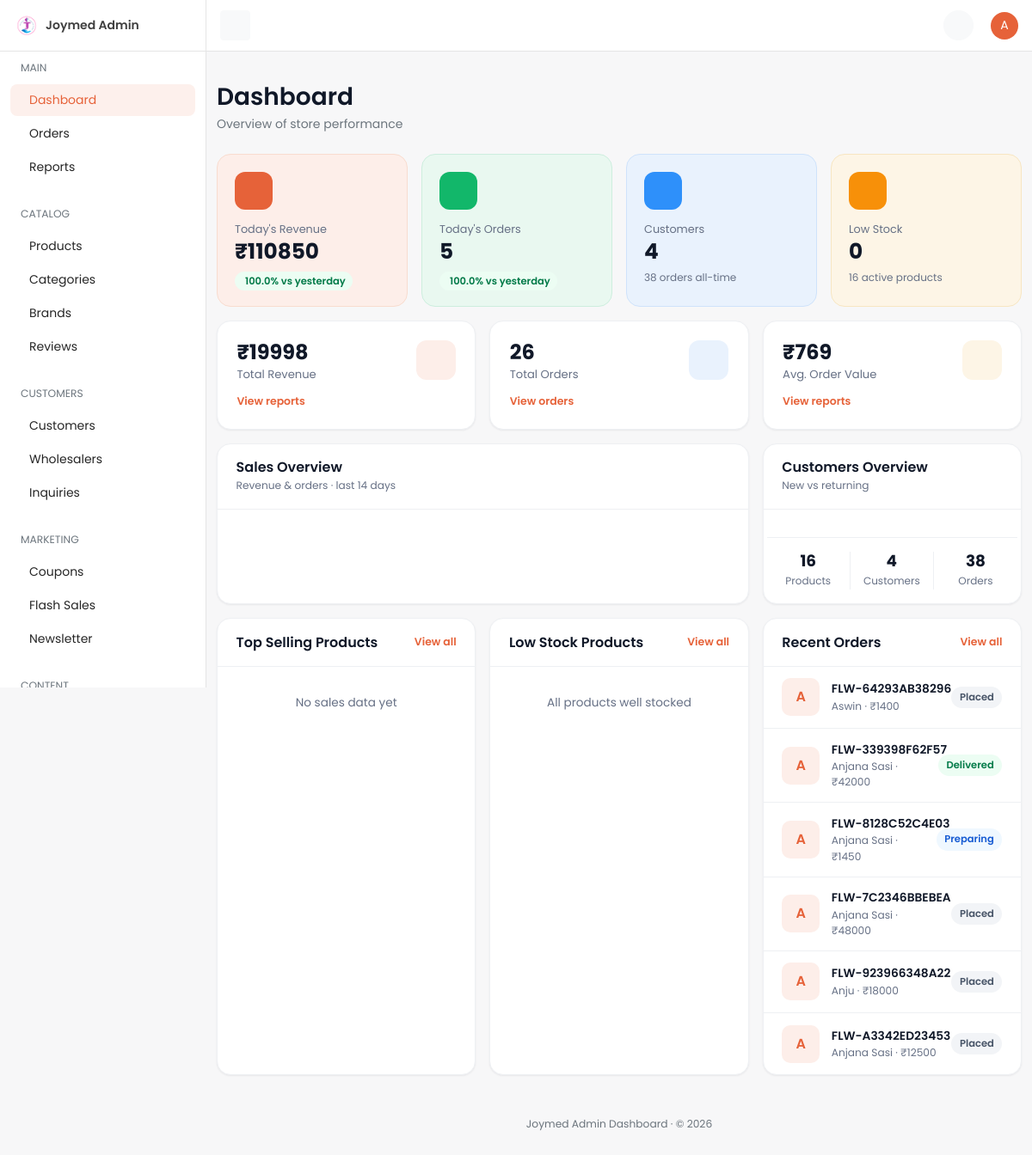
The app's page /dashboard/ (signed in), older data.
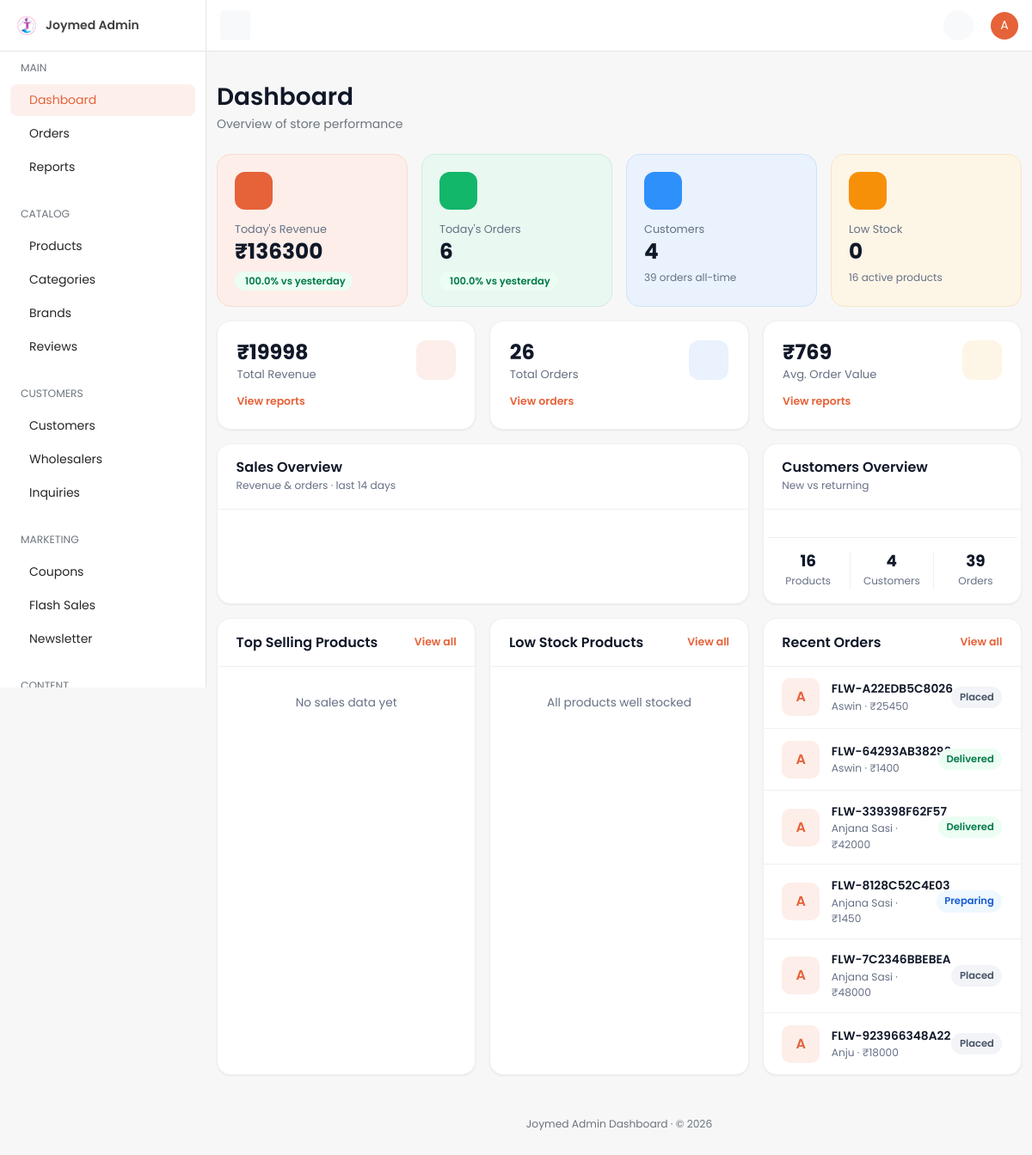
The same page, newer data.
### orders/models.py (models this page shows, shortened)
class Order(TimeStampedModel):
    customer_profile = models.ForeignKey(
        "accounts.CustomerProfile",
        on_delete=models.CASCADE,
        related_name="orders",
        null=True,
        blank=True,
        verbose_name="Customer profile",
        help_text="Owner of this order; null for guest checkout.",
    )
    cart = models.ForeignKey(
        "cart.Cart",
        on_delete=models.SET_NULL,
        null=True,
        blank=True,
        related_name="orders",
        verbose_name="Source cart",
    )
    order_number = models.CharField(
        max_length=32,
        unique=True,
        db_index=True,
        verbose_name="Order number",
        help_text="Human-readable unique order reference.",
    )
    idempotency_key = models.CharField(
        max_length=64,
        unique=True,
        null=True,
        blank=True,
        db_index=True,
        verbose_name="Idempotency key",
        help_text="Client-supplied key preventing duplicate order creation.",
    )
    order_status = models.CharField(
        max_length=20,
        choices=OrderStatus.choices,
        default=OrderStatus.RECEIVED,
        db_index=True,
        verbose_name="Order status",
    )
    delivery_slot_booking = models.ForeignKey(
        "delivery.DeliverySlotBooking",
        on_delete=models.SET_NULL,
        null=True,
        blank=True,
        related_name="orders",
        verbose_name="Delivery slot booking",
    )
    subtotal = models.DecimalField(max_digits=12, decimal_places=2, default=0)
    coupon_discount = models.DecimalField(max_digits=12, decimal_places=2, default=0)
    delivery_charge = models.DecimalField(max_digits=12, decimal_places=2, default=0)
    total_amount = models.DecimalField(
        max_digits=12,
        decimal_places=2,
        verbose_name="Total amount",
        help_text="Order total in the customer's checkout currency.",
    )
    currency = models.ForeignKey(
        "core.Currency",
        on_delete=models.PROTECT,
        null=True,
        blank=True,
        related_name="orders",
        verbose_name="Currency",
    )
    delivery_address_snapshot = models.JSONField(
        default=dict,
        verbose_name="Delivery address snapshot",
    )
    invoice_details = models.JSONField(default=dict, verbose_name="Invoice details")
    class Meta:
        verbose_name = "Order"
        verbose_name_plural = "Orders"
        indexes = [
            models.Index(
                fields=["customer_profile", "-created_at"],
                name="ord_customer_created_idx",
            ),
            models.Index(fields=["order_status"], name="orders_order_status_idx"),
            models.Index(fields=["idempotency_key"], name="orders_idempotency_key_idx"),
        ]
        ordering = ["-created_at"]

### accounts/models.py (models this page shows, shortened)
class CustomerProfile(TimeStampedModel):
    user = models.OneToOneField(
        settings.AUTH_USER_MODEL,
        on_delete=models.CASCADE,
        related_name="customer_profile",
        verbose_name="User",
        help_text="Linked Django auth user.",
    )
    phone = models.CharField(
        max_length=20,
        blank=True,
        db_index=True,
        verbose_name="Phone number",
        help_text="Customer mobile number used for OTP login.",
    )
    phone_verified = models.BooleanField(
        default=False,
        verbose_name="Phone verified",
        help_text="True after a successful OTP verification for this phone.",
    )
    preferred_language = models.CharField(
        max_length=5,
        choices=settings.LANGUAGES,
        default=settings.LANGUAGE_CODE,
        verbose_name="Preferred language",
        help_text="Customer's preferred storefront language.",
    )
    preferred_currency = models.ForeignKey(
        "core.Currency",
        on_delete=models.PROTECT,
        related_name="customer_profiles",
        verbose_name="Preferred currency",
        help_text="Currency used to display prices for this customer.",
    )
    date_of_birth = models.DateField(
        null=True,
        blank=True,
        verbose_name="Date of birth",
        help_text="Optional date of birth for personalization.",
    )
    default_address = models.ForeignKey(
        "accounts.Address",
        on_delete=models.SET_NULL,
        null=True,
        blank=True,
        related_name="+",
        verbose_name="Default address",
        help_text="Customer's primary delivery address.",
    )
    notify_via_email = models.BooleanField(
        default=True,
        verbose_name="Email notifications",
        help_text="Receive order updates via email.",
    )
    notify_via_sms = models.BooleanField(
        default=True,
        verbose_name="SMS notifications",
        help_text="Receive order updates via SMS.",
    )
    notify_via_whatsapp = models.BooleanField(
        default=False,
        verbose_name="WhatsApp notifications",
        help_text="Receive order updates via WhatsApp.",
    )
    class Meta:
        verbose_name = "Customer profile"
        verbose_name_plural = "Customer profiles"
        indexes = [
            models.Index(fields=["phone"], name="accounts_profile_phone_idx"),
        ]
    def __str__(self) -> str:
        return self.user.get_full_name() or self.user.email or str(self.pk)

### dashboard/views/home.py (the view)
# urls.py: path("", home.home_view, name="home"),
@dashboard_required
@require_GET
def home_view(request: HttpRequest) -> HttpResponse:
    summary = get_admin_dashboard_summary()
    sales_series = selectors.get_sales_series(days=14)
    customer_split = selectors.get_customer_split()
    counts = selectors.get_dashboard_counts()
    totals = DailySalesReport.objects.aggregate(
        revenue=Sum("revenue"),
        orders=Sum("order_count"),
    )
    total_revenue = totals["revenue"] or 0
    total_orders = totals["orders"] or 0
    avg_order_value = (float(total_revenue) / total_orders) if total_orders else 0
    default_currency = Currency.objects.filter(is_default=True).first()
    context = {
        "nav_section": "home",
        "page_title": "Dashboard",
        "currency_symbol": default_currency.symbol if default_currency else "",
        "summary": summary,
        "counts": counts,
        "revenue_delta": _pct_delta(summary["today_revenue"], summary["yesterday_revenue"]),
        "order_delta": _pct_delta(summary["today_order_count"], summary["yesterday_order_count"]),
        "total_revenue": total_revenue,
        "total_orders": total_orders,
        "avg_order_value": avg_order_value,
        "top_products": selectors.get_top_products(limit=5),
        "low_stock": selectors.get_low_stock_products(limit=5),
        "recent_orders": selectors.get_recent_orders(limit=6),
        "sales_series": sales_series,
        "customer_split": customer_split,
    }
    return render(request, "dashboard/home.html", context)

### dashboard/templates/dashboard/home.html (shortened to what this page needs)
{% extends "dashboard/base.html" %}
{% load static dashboard_extras %}
{% block page_title %}Dashboard{% endblock %}
{% block breadcrumbs %}<p class="mb-0 text-secondary">Overview of store performance</p>{% endblock %}
{% block content %}
<div class="row g-3 mb-3">
  <div class="col-xl-3 col-md-6">
    <div class="kpi-tile tile-rose">
      <div class="kpi-icon"></div>
      <p class="kpi-label">Today's Revenue</p>
      <h3 class="kpi-value">{{ currency_symbol }}{{ summary.today_revenue|floatformat:0 }}</h3>
      {% if revenue_delta is not None %}
      <span class="trend {% if revenue_delta >= 0 %}trend-up{% else %}trend-down{% endif %}">
        {{ revenue_delta }}% vs yesterday
      </span>
      {% else %}<span class="kpi-sub">vs yesterday</span>{% endif %}
    </div>
  </div>
  <div class="col-xl-3 col-md-6">
    <div class="kpi-tile tile-green">
      <div class="kpi-icon"></div>
      <p class="kpi-label">Today's Orders</p>
      <h3 class="kpi-value">{{ summary.today_order_count }}</h3>
      {% if order_delta is not None %}
      <span class="trend {% if order_delta >= 0 %}trend-up{% else %}trend-down{% endif %}">
        {{ order_delta }}% vs yesterday
      </span>
      {% else %}<span class="kpi-sub">vs yesterday</span>{% endif %}
    </div>
  </div>
  <div class="col-xl-3 col-md-6">
    <div class="kpi-tile tile-blue">
      <div class="kpi-icon"></div>
      <p class="kpi-label">Customers</p>
      <h3 class="kpi-value">{{ counts.customer_count }}</h3>
      <span class="kpi-sub">{{ counts.order_count }} orders all-time</span>
    </div>
  </div>
  <div class="col-xl-3 col-md-6">
    <div class="kpi-tile tile-amber">
      <div class="kpi-icon"></div>
      <p class="kpi-label">Low Stock</p>
      <h3 class="kpi-value">{{ summary.low_stock_alert_count }}</h3>
      <span class="kpi-sub">{{ counts.product_count }} active products</span>
    </div>
  </div>
</div>
<div class="row g-3 mb-3">
  <div class="col-lg-4 col-md-6">
    <div class="card stat-card h-100">
      <div class="card-body d-flex justify-content-between align-items-start">
        <div>
          <h3 class="stat-value">{{ currency_symbol }}{{ total_revenue|floatformat:0 }}</h3>
          <p class="stat-label">Total Revenue</p>
          <a href="{% url 'dashboard:reports' %}" class="stat-link">View reports </a>
        </div>
        <span class="stat-icon icon-rose"></span>
      </div>
    </div>
  </div>
  <div class="col-lg-4 col-md-6">
    <div class="card stat-card h-100">
      <div class="card-body d-flex justify-content-between align-items-start">
        <div>
          <h3 class="stat-value">{{ total_orders }}</h3>
          <p class="stat-label">Total Orders</p>
          <a href="{% url 'dashboard:order-list' %}" class="stat-link">View orders </a>
        </div>
        <span class="stat-icon icon-blue"></span>
      </div>
    </div>
  </div>
  <div class="col-lg-4 col-md-6">
    <div class="card stat-card h-100">
      <div class="card-body d-flex justify-content-between align-items-start">
        <div>
          <h3 class="stat-value">{{ currency_symbol }}{{ avg_order_value|floatformat:0 }}</h3>
          <p class="stat-label">Avg. Order Value</p>
          <a href="{% url 'dashboard:reports' %}" class="stat-link">View reports </a>
        </div>
        <span class="stat-icon icon-amber"></span>
      </div>
    </div>
  </div>
</div>
<div class="row g-3 mb-3">
  <div class="col-12 col-lg-8">
    <div class="card h-100">
      <div class="card-header panel-header">
        <div>
          <h3 class="panel-title">Sales Overview</h3>
          <p class="panel-sub">Revenue &amp; orders · last 14 days</p>
        </div>
      </div>
      <div class="card-body pt-2"><div id="salesChart"></div></div>
    </div>
  </div>
  <div class="col-12 col-lg-4">
    <div class="card h-100">
      <div class="card-header panel-header">
        <div>
          <h3 class="panel-title">Customers Overview</h3>
          <p class="panel-sub">New vs returning</p>
        </div>
      </div>
      <div class="card-body text-center">
        <div class="row overview-stats mt-3">
          <div class="col-4"><h4>{{ counts.product_count }}</h4><span>Products</span></div>
          <div class="col-4"><h4>{{ counts.customer_count }}</h4><span>Customers</span></div>
          <div class="col-4"><h4>{{ counts.order_count }}</h4><span>Orders</span></div>
        </div>
      </div>
    </div>
  </div>
</div>
<div class="row g-3">
  <div class="col-lg-4">
    <div class="card h-100">
      <div class="card-header panel-header">
        <h4 class="panel-title">Top Selling Products</h4>
        <a href="{% url 'dashboard:product-list' %}" class="panel-link">View all</a>
      </div>
      <div class="card-body p-0">
        {% for p in top_products %}
        <div class="list-row">
          {% if p.image %}<img src="{{ p.image }}" class="thumb" alt="">{% else %}<span class="thumb thumb-fallback">{{ p.name|first|upper }}</span>{% endif %}
          <div class="list-main">
            <p class="list-title">{{ p.name }}</p>
            <p class="list-meta">{{ currency_symbol }}{{ p.revenue|floatformat:0 }} · {{ p.units }} sold</p>
          </div>
          <span class="share-badge">{{ p.share }}%</span>
        </div>
        {% empty %}
        <p class="empty-state">No sales data yet</p>
        {% endfor %}
      </div>
    </div>
  </div>
  <div class="col-lg-4">
    <div class="card h-100">
      <div class="card-header panel-header">
        <h4 class="panel-title">Low Stock Products</h4>
        <a href="{% url 'dashboard:product-list' %}" class="panel-link">View all</a>
      </div>
      <div class="card-body p-0">
        {% for prod in low_stock %}
        <div class="list-row">
          {% if prod.image %}<img src="{{ prod.image }}" class="thumb" alt="">{% else %}<span class="thumb thumb-fallback">{{ prod.name|first|upper }}</span>{% endif %}
          <div class="list-main">
            <p class="list-title">{{ prod.name }}</p>
            <p class="list-meta">SKU: {{ prod.sku }}</p>
          </div>
          <div class="text-end">
            <span class="stock-count">{{ prod.stock|stringformat:"02d" }}</span>
            <span class="stock-label">in stock</span>
          </div>
        </div>
        {% empty %}
        <p class="empty-state">All products well stocked</p>
        {% endfor %}
      </div>
    </div>
  </div>
  <div class="col-lg-4">
    <div class="card h-100">
      <div class="card-header panel-header">
        <h4 class="panel-title">Recent Orders</h4>
        <a href="{% url 'dashboard:order-list' %}" class="panel-link">View all</a>
      </div>
      <div class="card-body p-0">
        {% for order in recent_orders %}
        <div class="list-row">
          <span class="thumb thumb-fallback">{{ order.customer_profile|default:"G"|stringformat:"s"|first|upper }}</span>
          <div class="list-main">
            <a href="{% url 'dashboard:order-detail' order.pk %}" class="list-title link">{{ order.order_number }}</a>
            <p class="list-meta">{{ order.customer_profile|default:"Guest" }} · {{ currency_symbol }}{{ order.total_amount|floatformat:0 }}</p>
          </div>
          <span class="pill {{ order.order_status|status_pill }}">{{ order.get_order_status_display }}</span>
        </div>
        {% empty %}
        <p class="empty-state">No orders yet</p>
        {% endfor %}
      </div>
    </div>
  </div>
</div>
{% endblock %}

### dashboard/templates/dashboard/partials/_topbar.html (shortened to what this page needs)
{% load static %}
<nav id="topbar" class="navbar bg-white border-bottom fixed-top topbar px-3">
  <button id="toggleBtn" class="d-none d-lg-inline-flex btn btn-light btn-icon btn-sm" type="button">
  </button>
  <div>
    <ul class="list-unstyled d-flex align-items-center mb-0 gap-1">
      <li>
        <a class="position-relative btn-icon btn-sm btn-light btn rounded-circle" data-bs-toggle="dropdown"
           aria-expanded="false" href="#" role="button">
        </a>
      </li>
      <li class="ms-3 dropdown">
        <a href="#" role="button" data-bs-toggle="dropdown" aria-expanded="false">
          <span class="avatar avatar-sm avatar-primary rounded-circle">
            <span class="avatar-initials rounded-circle">{{ request.user.get_username|slice:":1"|upper }}</span>
          </span>
        </a>
      </li>
    </ul>
  </div>
</nav>

Row changes from the older to the newer data that the page shows:
no longer on this page (row unchanged): Order: customer_profile|first "A", order_number "FLW-A3342ED23453", customer_profile "Anjana Sasi", currency_symbol "₹", total_amount "12500", order_status "Placed"
added Order: customer_profile|first "A", order_number "FLW-A22EDB5C8026", customer_profile "Aswin", currency_symbol "₹", total_amount "25450", order_status "Placed"
changed Order "FLW-64293AB38296": order_status "Placed" → "Delivered"
Text that changed along with them:
{{ summary.today_revenue|floatformat:0 }}: "110850" → "136300"
{{ summary.today_order_count }}: "5" → "6"
{{ counts.order_count }}: "38" → "39"
